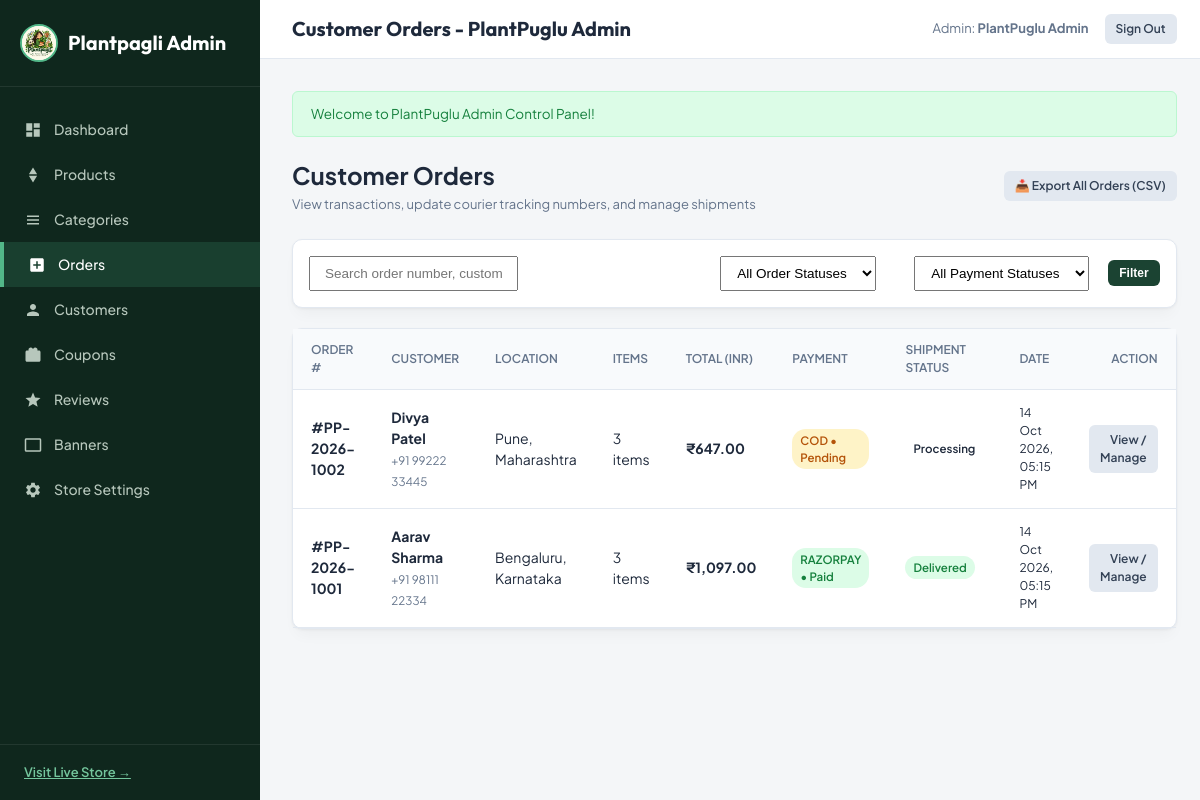
Page /admin/orders (signed in) on the committed database.
### tables this page shows
CREATE TABLE `users` (
  `id` INT UNSIGNED AUTO_INCREMENT PRIMARY KEY,
  `name` VARCHAR(150) NOT NULL,
  `email` VARCHAR(191) NOT NULL UNIQUE,
  `phone` VARCHAR(25) NULL,
  `password` VARCHAR(255) NOT NULL,
  `role` ENUM('customer', 'admin') NOT NULL DEFAULT 'customer',
  `status` ENUM('active', 'inactive', 'suspended') NOT NULL DEFAULT 'active',
  `remember_token` VARCHAR(100) NULL,
  `reset_token` VARCHAR(100) NULL,
  `reset_expires_at` DATETIME NULL,
  `created_at` TIMESTAMP DEFAULT CURRENT_TIMESTAMP,
  `updated_at` TIMESTAMP DEFAULT CURRENT_TIMESTAMP ON UPDATE CURRENT_TIMESTAMP,
  INDEX `idx_users_email` (`email`),
  INDEX `idx_users_role` (`role`)
);

CREATE TABLE `orders` (
  `id` INT UNSIGNED AUTO_INCREMENT PRIMARY KEY,
  `order_number` VARCHAR(50) NOT NULL UNIQUE,
  `user_id` INT UNSIGNED NULL,
  `customer_name` VARCHAR(150) NOT NULL,
  `customer_email` VARCHAR(191) NOT NULL,
  `customer_phone` VARCHAR(25) NOT NULL,
  `shipping_address` VARCHAR(255) NOT NULL,
  `shipping_landmark` VARCHAR(150) NULL,
  `shipping_city` VARCHAR(100) NOT NULL,
  `shipping_state` VARCHAR(100) NOT NULL,
  `shipping_pincode` VARCHAR(15) NOT NULL,
  `subtotal` DECIMAL(10, 2) NOT NULL,
  `discount_amount` DECIMAL(10, 2) DEFAULT 0.00,
  `shipping_fee` DECIMAL(10, 2) DEFAULT 0.00,
  `tax_amount` DECIMAL(10, 2) DEFAULT 0.00,
  `total_amount` DECIMAL(10, 2) NOT NULL,
  `payment_method` ENUM('cod', 'razorpay') NOT NULL DEFAULT 'cod',
  `payment_status` ENUM('pending', 'paid', 'failed', 'refunded') NOT NULL DEFAULT 'pending',
  `order_status` ENUM('pending', 'confirmed', 'processing', 'shipped', 'delivered', 'cancelled') NOT NULL DEFAULT 'pending',
  `tracking_number` VARCHAR(100) NULL,
  `courier_name` VARCHAR(100) NULL,
  `notes` TEXT NULL,
  `coupon_code` VARCHAR(50) NULL,
  `created_at` TIMESTAMP DEFAULT CURRENT_TIMESTAMP,
  `updated_at` TIMESTAMP DEFAULT CURRENT_TIMESTAMP ON UPDATE CURRENT_TIMESTAMP,
  FOREIGN KEY (`user_id`) REFERENCES `users` (`id`) ON DELETE SET NULL,
  INDEX `idx_order_user` (`user_id`),
  INDEX `idx_order_num` (`order_number`),
  INDEX `idx_order_status` (`order_status`),
  INDEX `idx_order_pay_status` (`payment_status`)
);

### views/admin/orders/index.php (the view, shortened to what the rows shown need)
<div style="display: flex; justify-content: space-between; align-items: center; margin-bottom: 24px;">
    <div>
        <h1 style="font-size: 24px; font-weight: 700;">Customer Orders</h1>
        <span style="font-size: 13px; color: var(--text-muted);">View transactions, update courier tracking numbers, and manage shipments</span>
    </div>
    <a href="<?= url('/admin/orders/export-csv') ?>" class="btn btn-secondary btn-sm">📥 Export All Orders (CSV)</a>
</div>
<div class="card" style="margin-bottom: 20px;">
    <div class="card-body" style="padding: 16px;">
        <form action="<?= url('/admin/orders') ?>" method="GET" style="display: flex; gap: 14px; align-items: center; flex-wrap: wrap;">
            <div style="flex: 1; min-width: 200px;">
                <input type="text" name="search" placeholder="Search order number, customer name, email, phone..." value="<?= e($search) ?>" style="padding: 8px 14px; font-size: 13.5px;">
            </div>
            <div style="width: 180px;">
                <select name="status" style="padding: 8px 12px; font-size: 13.5px;">
                    <option value="">All Order Statuses</option>
                </select>
            </div>
            <div style="width: 180px;">
                <select name="payment_status" style="padding: 8px 12px; font-size: 13.5px;">
                    <option value="">All Payment Statuses</option>
                </select>
            </div>
            <button type="submit" class="btn btn-primary btn-sm">Filter</button>
        </form>
    </div>
</div>
<div class="card">
    <div class="card-body" style="padding: 0;">
        <div class="table-responsive">
            <table class="admin-table">
                <thead>
                    <tr>
                        <th>Order #</th>
                        <th>Customer</th>
                        <th>Location</th>
                        <th>Items</th>
                        <th>Total (INR)</th>
                        <th>Payment</th>
                        <th>Shipment Status</th>
                        <th>Date</th>
                        <th style="text-align: right;">Action</th>
                    </tr>
                </thead>
                <tbody>
                    <?php if (empty($orders)): ?>
                        <tr><td colspan="9" style="text-align: center; padding: 30px;">No matching orders found.</td></tr>
                    <?php else: ?>
                        <?php foreach ($orders as $o): ?>
                            <tr>
                                <td><strong>#<?= e($o['order_number']) ?></strong></td>
                                <td>
                                    <strong><?= e($o['customer_name']) ?></strong><br>
                                    <small style="color:var(--text-muted);"><?= e($o['customer_phone']) ?></small>
                                </td>
                                <td><?= e($o['shipping_city']) ?>, <?= e($o['shipping_state']) ?></td>
                                <td><?= $o['total_items_count'] ?? 1 ?> items</td>
                                <td style="font-weight: 700; color: var(--primary-dark);"><?= formatPrice($o['total_amount']) ?></td>
                                <td>
                                    <span class="badge-status badge-<?= $o['payment_status'] ?>">
                                        <?= strtoupper($o['payment_method']) ?> • <?= ucfirst($o['payment_status']) ?>
                                    </span>
                                </td>
                                <td>
                                    <span class="badge-status badge-<?= $o['order_status'] ?>">
                                        <?= ucfirst($o['order_status']) ?>
                                    </span>
                                </td>
                                <td style="font-size: 12px;"><?= date('d M Y, h:i A', strtotime($o['created_at'])) ?></td>
                                <td style="text-align: right;">
                                    <a href="<?= url('/admin/orders/' . $o['id']) ?>" class="btn btn-secondary btn-sm">View / Manage</a>
                                </td>
                            </tr>
                        <?php endforeach; ?>
                    <?php endif; ?>
                </tbody>
            </table>
        </div>
    </div>
</div>

### core/Router.php (shortened to what the rows shown need)
<?php
class Router {
    private array $routes = [];
    public function add(string $method, string $path, array|callable $handler, array $middleware = []): self {
        $this->routes[] = [
            'method' => strtoupper($method),
            'path' => '/' . trim($path, '/'),
            'handler' => $handler,
            'middleware' => $middleware,
        ];
        return $this;
    }
    public function dispatch(string $uri, string $method): void {
        $uri = '/' . trim(parse_url($uri, PHP_URL_PATH) ?? '/', '/');
        $method = strtoupper($method);
        foreach ($this->routes as $route) {
            if ($route['method'] !== $method && $route['method'] !== 'ANY') {
                continue;
            }
            $pattern = preg_replace('/\{([a-zA-Z0-9_]+)\}/', '(?P<$1>[^/]+)', $route['path']);
            $pattern = '#^' . $pattern . '$#i';
            if (preg_match($pattern, $uri, $matches)) {
                $params = array_filter($matches, fn($k) => !is_numeric($k), ARRAY_FILTER_USE_KEY);
                $this->runMiddleware($route['middleware']);
                $this->executeHandler($route['handler'], $params);
                return;
            }
        }
    }
    private function runMiddleware(array $middlewares): void {
        foreach ($middlewares as $mw) {
            if ($mw === 'auth') {
                if (!Auth::check()) {
                    Session::flash('error', 'Please log in to continue.');
                    redirect('/login');
                }
            } elseif ($mw === 'admin') {
                if (!Auth::check() || !Auth::isAdmin()) {
                    Session::flash('error', 'Administrator access required.');
                    redirect('/login');
                }
            } elseif ($mw === 'guest') {
                if (Auth::check()) {
                    redirect('/');
                }
            }
        }
    }
    private function executeHandler(array|callable $handler, array $params): void {
        if (is_array($handler) && count($handler) === 2) {
            [$class, $action] = $handler;
            $controller = new $class();
            call_user_func_array([$controller, $action], $params);
            return;
        }
        throw new Exception("Invalid route handler definition.");
    }
}

### views/layouts/admin.php (shortened to what the rows shown need)
<?php
$user = Auth::user();
$currentUri = $_SERVER['REQUEST_URI'] ?? '';
?>
<!DOCTYPE html>
<html lang="en">
<head>
    <link rel="stylesheet" href="<?= asset('css/admin.css') ?>">
</head>
<body>
    <div class="admin-layout">
        <aside class="admin-sidebar">
            <div class="sidebar-brand">
                <img src="<?= asset('images/logo.png') ?>" alt="Plantpagli Logo" style="height:38px; width:38px; border-radius:50%; object-fit:cover; border:2px solid var(--accent); background:#fff; flex-shrink:0;">
                <span>Plantpagli Admin</span>
            </div>
            <ul class="sidebar-nav">
                <li>
                    <a href="<?= url('/admin') ?>" class="<?= $currentUri === '/admin' ? 'active' : '' ?>">
                        <svg viewBox="0 0 24 24"><path d="M3 13h8V3H3v10zm0 8h8v-6H3v6zm10 0h8V11h-8v10zm0-18v6h8V3h-8z"/></svg>
                        <span>Dashboard</span>
                    </a>
                </li>
                <li>
                    <a href="<?= url('/admin/products') ?>" class="<?= str_starts_with($currentUri, '/admin/products') ? 'active' : '' ?>">
                        <svg viewBox="0 0 24 24"><path d="M12 2l-5.5 9h11zM12 22l5.5-9h-11z"/></svg>
                        <span>Products</span>
                    </a>
                </li>
                <li>
                    <a href="<?= url('/admin/categories') ?>" class="<?= str_starts_with($currentUri, '/admin/categories') ? 'active' : '' ?>">
                        <svg viewBox="0 0 24 24"><path d="M4 6h16v2H4zm0 5h16v2H4zm0 5h16v2H4z"/></svg>
                        <span>Categories</span>
                    </a>
                </li>
                <li>
                    <a href="<?= url('/admin/orders') ?>" class="<?= str_starts_with($currentUri, '/admin/orders') ? 'active' : '' ?>">
                        <svg viewBox="0 0 24 24"><path d="M19 3H5c-1.1 0-2 .9-2 2v14c0 1.1.9 2 2 2h14c1.1 0 2-.9 2-2V5c0-1.1-.9-2-2-2zm-2 10h-4v4h-2v-4H7v-2h4V7h2v4h4v2z"/></svg>
                        <span>Orders</span>
                    </a>
                </li>
                <li>
                    <a href="<?= url('/admin/customers') ?>" class="<?= str_starts_with($currentUri, '/admin/customers') ? 'active' : '' ?>">
                        <svg viewBox="0 0 24 24"><path d="M12 12c2.21 0 4-1.79 4-4s-1.79-4-4-4-4 1.79-4 4 1.79 4 4 4zm0 2c-2.67 0-8 1.34-8 4v2h16v-2c0-2.66-5.33-4-8-4z"/></svg>
                        <span>Customers</span>
                    </a>
                </li>
                <li>
                    <a href="<?= url('/admin/coupons') ?>" class="<?= str_starts_with($currentUri, '/admin/coupons') ? 'active' : '' ?>">
                        <svg viewBox="0 0 24 24"><path d="M20 6h-2.18c.11-.31.18-.65.18-1 0-1.66-1.34-3-3-3-1.05 0-1.96.54-2.5 1.35l-.5.65-.5-.65C10.96 2.54 10.05 2 9 2 7.34 2 6 3.34 6 5c0 .35.07.69.18 1H4c-1.11 0-1.99.89-1.99 2L2 19c0 1.11.89 2 2 2h16c1.11 0 2-.89 2-2V8c0-1.11-.89-2-2-2z"/></svg>
                        <span>Coupons</span>
                    </a>
                </li>
                <li>
                    <a href="<?= url('/admin/reviews') ?>" class="<?= str_starts_with($currentUri, '/admin/reviews') ? 'active' : '' ?>">
                        <svg viewBox="0 0 24 24"><path d="M12 17.27L18.18 21l-1.64-7.03L22 9.24l-7.19-.61L12 2 9.19 8.63 2 9.24l5.46 4.73L5.82 21z"/></svg>
                        <span>Reviews</span>
                    </a>
                </li>
                <li>
                    <a href="<?= url('/admin/banners') ?>" class="<?= str_starts_with($currentUri, '/admin/banners') ? 'active' : '' ?>">
                        <svg viewBox="0 0 24 24"><path d="M21 3H3c-1.1 0-2 .9-2 2v14c0 1.1.9 2 2 2h18c1.1 0 2-.9 2-2V5c0-1.1-.9-2-2-2zm0 16H3V5h18v14z"/></svg>
                        <span>Banners</span>
                    </a>
                </li>
                <li>
                    <a href="<?= url('/admin/settings') ?>" class="<?= str_starts_with($currentUri, '/admin/settings') ? 'active' : '' ?>">
                        <span>Store Settings</span>
                    </a>
                </li>
            </ul>
            <div class="sidebar-footer">
                <a href="<?= url('/') ?>" target="_blank" style="color:#74c69d;font-weight:600;display:flex;align-items:center;gap:6px;">
                    <span>Visit Live Store &rarr;</span>
                </a>
            </div>
        </aside>
        <div class="admin-main">
            <header class="admin-topbar">
                <h2><?= e($title ?? 'Control Center') ?></h2>
                <div class="topbar-actions">
                    <span style="font-size:13px;color:var(--text-muted);">
                        Admin: <strong><?= e($user['name'] ?? 'Super Admin') ?></strong>
                    </span>
                    <a href="<?= url('/logout') ?>" class="btn btn-secondary btn-sm">Sign Out</a>
                </div>
            </header>
            <main class="admin-content">
                <?php if ($success = Session::getFlash('success')): ?>
                    <div class="alert alert-success">
                        <?= e($success) ?>
                    </div>
                <?php endif; ?>
                <?= $content ?>
            </main>
        </div>
    </div>
</body>
</html>

### rows in the picture
users: name "PlantPuglu Admin"
orders: order_number "PP-2026-1002", customer_name "Divya Patel", customer_phone "+91 99222 33445", shipping_city "Pune", shipping_state "Maharashtra", total_items_count "3", total_amount "₹647.00", payment_method "COD", payment_status "Pending", order_status "Processing", created_at "14 Oct 2026, 05:15 PM"
orders: order_number "PP-2026-1001", customer_name "Aarav Sharma", customer_phone "+91 98111 22334", shipping_city "Bengaluru", shipping_state "Karnataka", total_items_count "3", total_amount "₹1,097.00", payment_method "RAZORPAY", payment_status "Paid", order_status "Delivered", created_at "14 Oct 2026, 05:15 PM"

### other values in the picture
$title "Customer Orders - PlantPuglu Admin"
